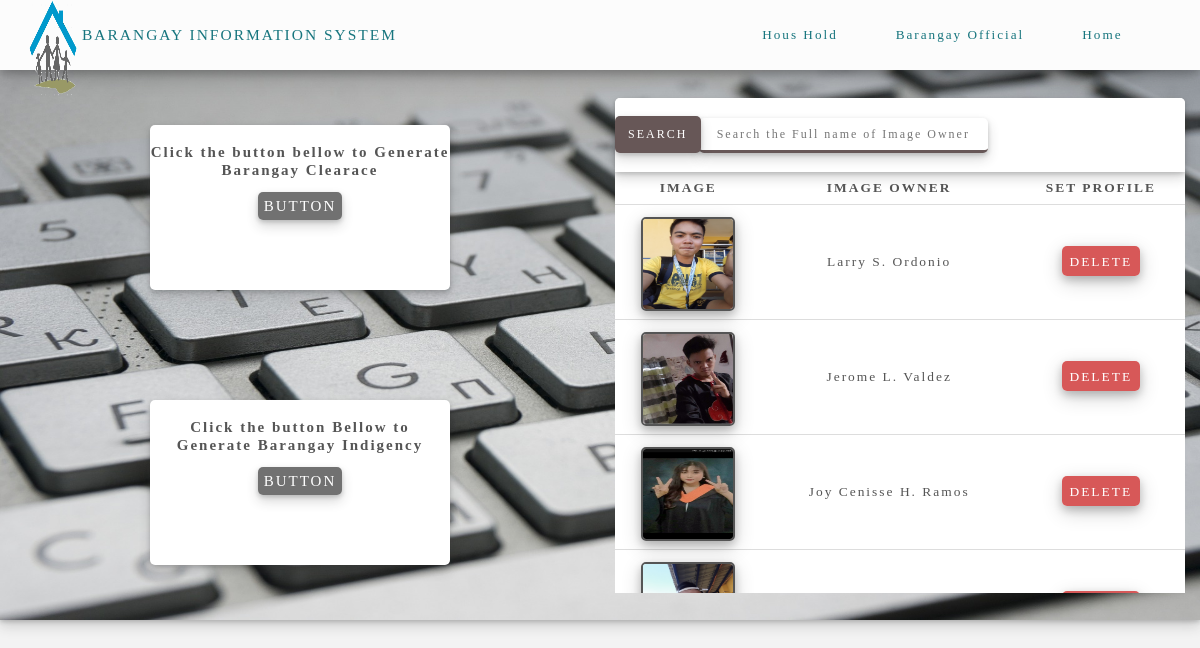
Screenshot of /HTML_FOLDER/FileLInk.php (signed in) with the database file from the repository.
### tables this page shows
CREATE TABLE `all_image` (
  `image_id` int(3) NOT NULL,
  `image_name` varchar(50) NOT NULL,
  `image_onwerFullname` varchar(50) NOT NULL
);

### HTML_FOLDER/FileLInk.php (the view, shortened to what this page needs)
<?php
	include('../PHP_FOLDER/DBconnection.php');
 ?>
<!DOCTYPE html>
<html>
<head>
	<link rel="stylesheet" type="text/css" href="../CSS_FOLDER/Style2.css">
</head>
<body>
	<div class="main">
		<div class="header">
			<div class="logo">
				<img src="../Images/BRGlogo.png">
				<labe class="logo_text">BARANGAY INFORMATION SYSTEM</label>
			</div>
			<div class="LabelLogo1"></div>
			<div class="LabelLogo2">
				<div class="child_labelLogo">
					<label class="Button" id="House_HoldPage">Hous Hold</label>
				</div>
				<div class="child_labelLogo">
					<label class="Button" id="BarangayOfficialPage">Barangay Official</label>
				</div>
				<div class="child_labelLogo">
					<label class="Button_home" id="HomePage">Home</label>
				</div>
			</div>
			<div class="FileBarangay_content">
				<div class="FileBarangay_content_child">
					<div class="FileBarangay_content_sun">
						<div class="child_File">
							<label class="content_File">
								<br>
								Click the button bellow to Generate Barangay Clearace
							</label><br><br>
							<a href="#Open_Clearans_file_Generator" class="Generate_btn">BUTTON</a>
						</div>
					</div>
					<div class="FileBarangay_content_sun">
						<div class="child_File">
							<label class="content_File">
								 <br>
								Click the button Bellow to Generate Barangay Indigency
							</label><br><br>
							<a href="#Indigency_file_box_modal_ID" class="Generate_btn">BUTTON</a>
						</div>
					</div>
				</div>
				<div class="FileBarangay_content_child">
					<div class="Image_Deleter_box">
						<div class="Image_Deleter_box_child">
							<br>
							<input type="submit" value="SEARCH" class="Search_FILE_IMAGEDEL" onclick="Get_Data_SearchIMage();">
							<input type="text" placeholder="Search the Full name of Image Owner" class="SearchInput_FILE_IMAGEDEL" id="Data_search_iMage">
						</div>
						<div class="Image_Deleter_box_child" id="Image_responce">
							<?php
								$sql = "SELECT * FROM all_image";
								$prepare = $pdo->prepare($sql);
								$prepare->execute();
								$newData1 = $prepare->fetchAll();
								$output = '
										<table>
											<tr>
												<th>IMAGE</th>
												<th>IMAGE OWNER</th>
												<th>SET PROFILE</th>
											</tr>
								';
								foreach ($newData1 as $row) {
									$output .= '
											<tr>
												<td><img src="Image_profile/'.$row['image_name'].'" class="all_image"></td>
												<td>'. $row['image_onwerFullname'].'</td>
												<td>
													<a href="../PHP_FOLDER/Delete.php?
														DeleteImage='.$row["image_id"].'" class="Delete_btn">DELETE</a>
												</td>
											</tr>
									';
								}
								$output .= '</table>';
								echo $output;
							 ?>
						</div>
					</div>
				</div>
			</div>
	</div>
</body>
</html>

### CSS_FOLDER/Style2.css (style rules this page uses)
body { background: rgb(243, 243, 243); padding: 0; margin: 0; background-position: center; box-sizing: border-box; font-family: "Palatino Linotype"; }
.main { width: 100%; height: 100%; }
.header { align-items: center; background: rgb(243, 243, 243); box-shadow: 0 4px 8px 0 rgba(0, 0, 0, 0.2), 0 6px 20px 0 rgba(0, 0, 0, 0.19); width: 100%; height: 70px; position: relative; }
img { margin: auto; width: 4vw; height: 8vh; }
.logo { background: #FCFCFC; background-size: cover; width: 40%; height: 100%; float: left; display: flex; }
.LabelLogo1 { background: #FCFCFC; width: 20%; height: 100%; float: left; }
.LabelLogo2 { background: #FCFCFC; width: 40%; height: 100%; float: right; }
.logo_text { margin: auto; letter-spacing: 2px; font-size: 1.29vw; color: #17757e; position: relative; right: 11.20%; }
.child_labelLogo:nth-child(1) { background: #FCFCFC; width: 33.33%; height: 100%; float: left; position: relative; display: flex; flex-direction: end; align-items: center; }
.child_labelLogo:nth-child(2) { background: #FCFCFC; width: 33.33%; display: flex; height: 100%; align-items: center; float: left; }
.Button { margin: auto; font-size: 1.10vw; letter-spacing: 2px; color: #17757e; transition: 100ms linear; cursor: pointer; }
.child_labelLogo:nth-child(3) { position: relative; background: #FCFCFC; width: 33.33%; display: flex; height: 100%; align-items: center; float: right; }
.Button_home { margin: auto; font-size: 1.10vw; letter-spacing: 2px; position: relative; right: 11%; color: #17757e; transition: 100ms linear; }
.FileBarangay_content { background: url('../Images/File.jpg'); background-size: 100% 100%; background-repeat: no-repeat; width: 100%; height: 550px; position: relative; z-index: -1; display: flex; justify-content: space-around; box-shadow: 0 2px 4px 0 rgba(42, 43, 44, 0.2), 0 6px 12px 0 rgba(42, 43, 44, 0.19); }
.FileBarangay_content_child:nth-child(1) { width: 50%; height: 100%; }
.FileBarangay_content_child:nth-child(2) { width: 50%; height: 100%; display: flex; }
.Image_Deleter_box { background: #fff; width: 95%; margin: auto; height: 90%; border-radius: 5px; }
.Image_Deleter_box_child:nth-child(1) { background: #fff; border-top-left-radius: 5px; border-top-right-radius: 5px; position: relative; z-index: 1; width: 100%; height: 15%; box-shadow: 0 2px 4px 0 rgba(42, 43, 44, 0.2), 0 6px 12px 0 rgba(42, 43, 44, 0.19); }
.Image_Deleter_box_child:nth-child(2) { background: #fff; width: 100%; height: 85%; overflow: scroll; }
.Search_FILE_IMAGEDEL { background: #675757; border: none; width: 15%; height: 50%; font-family: "Palatino Linotype"; font-size: 1vw; letter-spacing: 2px; cursor: pointer; position: relative; z-index: 1; border-radius: 5px; box-shadow: 0 2px 4px 0 rgba(42, 43, 44, 0.2), 0 6px 12px 0 rgba(42, 43, 44, 0.19); color: #fff; }
.SearchInput_FILE_IMAGEDEL { width: 50%; height: 40%; text-align: center; outline: none; right: 1%; position: relative; font-family: "Palatino Linotype"; font-size: 1vw; letter-spacing: 2px; border-radius: 5px; box-shadow: 0 2px 4px 0 rgba(42, 43, 44, 0.2), 0 6px 12px 0 rgba(42, 43, 44, 0.19); color: #555; border: none; border-bottom: solid 3px #675757; }
.FileBarangay_content_sun:nth-child(1) { width: 100%; height: 50%; display: flex; }
.FileBarangay_content_sun:nth-child(2) { width: 100%; height: 50%; text-align: center; display: flex; }
.child_File { background: #fff; width: 50%; box-shadow: 0 2px 4px 0 rgba(42, 43, 44, 0.2), 0 6px 12px 0 rgba(42, 43, 44, 0.19); height: 60%; margin: auto; text-align: center; border-radius: 5px; }
.content_File { font-family: "Palatino Linotype"; font-size: 1.25vw; letter-spacing: 2px; color: #555; font-weight: bold; }
.Generate_btn { text-decoration: none; font-family: "Palatino Linotype"; font-size: 1.25vw; background: #555555d4; color: #fff; padding: 2%; border-radius: 5px; letter-spacing: 2px; transition: 100ms linear; box-shadow: 0 2px 4px 0 rgba(42, 43, 44, 0.2), 0 6px 12px 0 rgba(42, 43, 44, 0.19); }

### rows the page displays
all_image: image_name (picture), image_onwerFullname "Larry S. Ordonio"
all_image: image_name (picture), image_onwerFullname "Jerome L. Valdez"
all_image: image_name (picture), image_onwerFullname "Joy Cenisse H. Ramos"
all_image: image_name (picture)
